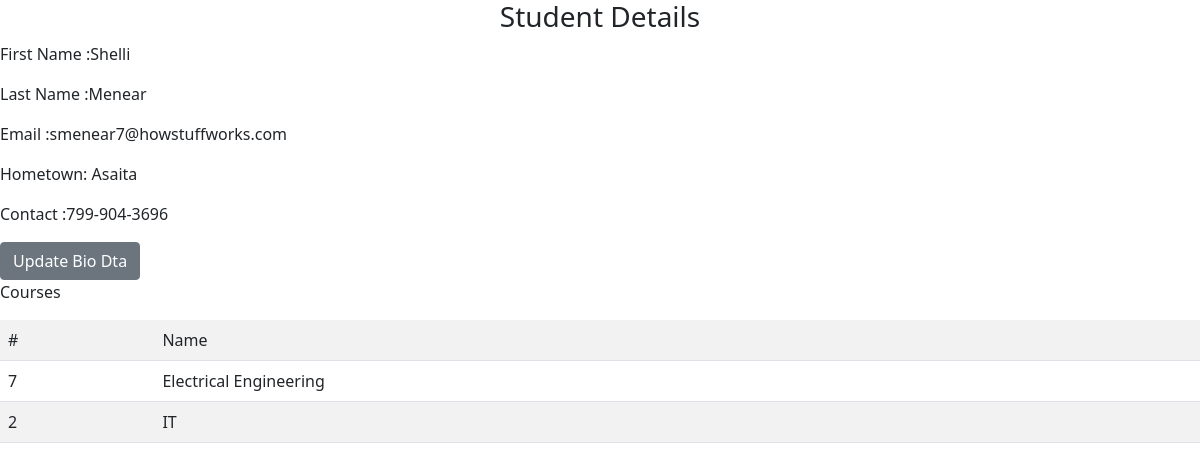
The page /student_details/8 on the database its author committed.
### model.py (models this page shows, shortened)
class Student(db.Model):
    __tablename__ = 'student'
    id = db.Column(db.Integer(), primary_key=True)
    first_name = db.Column(db.String())
    last_name = db.Column(db.String())
    email = db.Column(db.String())
    courses  = db.relationship('Course', secondary=student_course, back_populates='students')
    biodata = db.relationship('BioData', back_populates = 'student', uselist=False)

class BioData(db.Model):
    __tablename__ = 'biodata'
    id = db.Column(db.Integer(), primary_key=True)
    hometown = db.Column(db.String())
    contact = db.Column(db.String())
    student_id = db.Column(db.Integer(), db.ForeignKey('student.id'))
    student = db.relationship('Student', back_populates = 'biodata', uselist=False)

class Course(db.Model):
    __tablename__ ='course'
    id =  db.Column(db.Integer(), primary_key=True)
    name = db.Column(db.String())
    students  = db.relationship('Student', secondary=student_course, back_populates='courses')

### app.py (the view)
@app.route('/student_details/<int:id>')
def student_details(id):
    student = Student.query.filter_by(id=id).first()
    return render_template('student-details.html',student=student)

### templates/student-details.html
{% extends 'base.html' %}
{% block main %}
<h3 class="text-center">Student Details</h3>
<p> First Name :{{student.first_name}}</p>
<p> Last Name :{{student.last_name}}</p>
<p> Email :{{student.email}}</p>
<p>Hometown: {{student.biodata.hometown}}</p>
<p>Contact :{{student.biodata.contact}}</p>
<a href="{{url_for("update_bio_data", id=student.biodata.id)}}" class="btn btn-secondary"> Update Bio Dta</a>
{% if student.courses %}
<p>Courses</p>
<table class="table table-striped">
    <tr>
        <td>#</td>
        <td>Name</td>
    </tr>
    {% for course in student.courses  %}
    <tr>
        <td>{{course.id}}</td>
        <td>{{course.name}}</td>
    </tr>
    {% endfor %}
</table>
{% else %}
<p>Student Has not Nrolled for any course</p>
{% endif %}
{% endblock main %}

### rows shown on the page
Student: first_name "Shelli", last_name "Menear", email "smenear7@howstuffworks.com"
BioData: biodata.hometown "Asaita", biodata.contact "799-904-3696"
Course: id "7", name "Electrical Engineering"
Course: id "2", name "IT"
